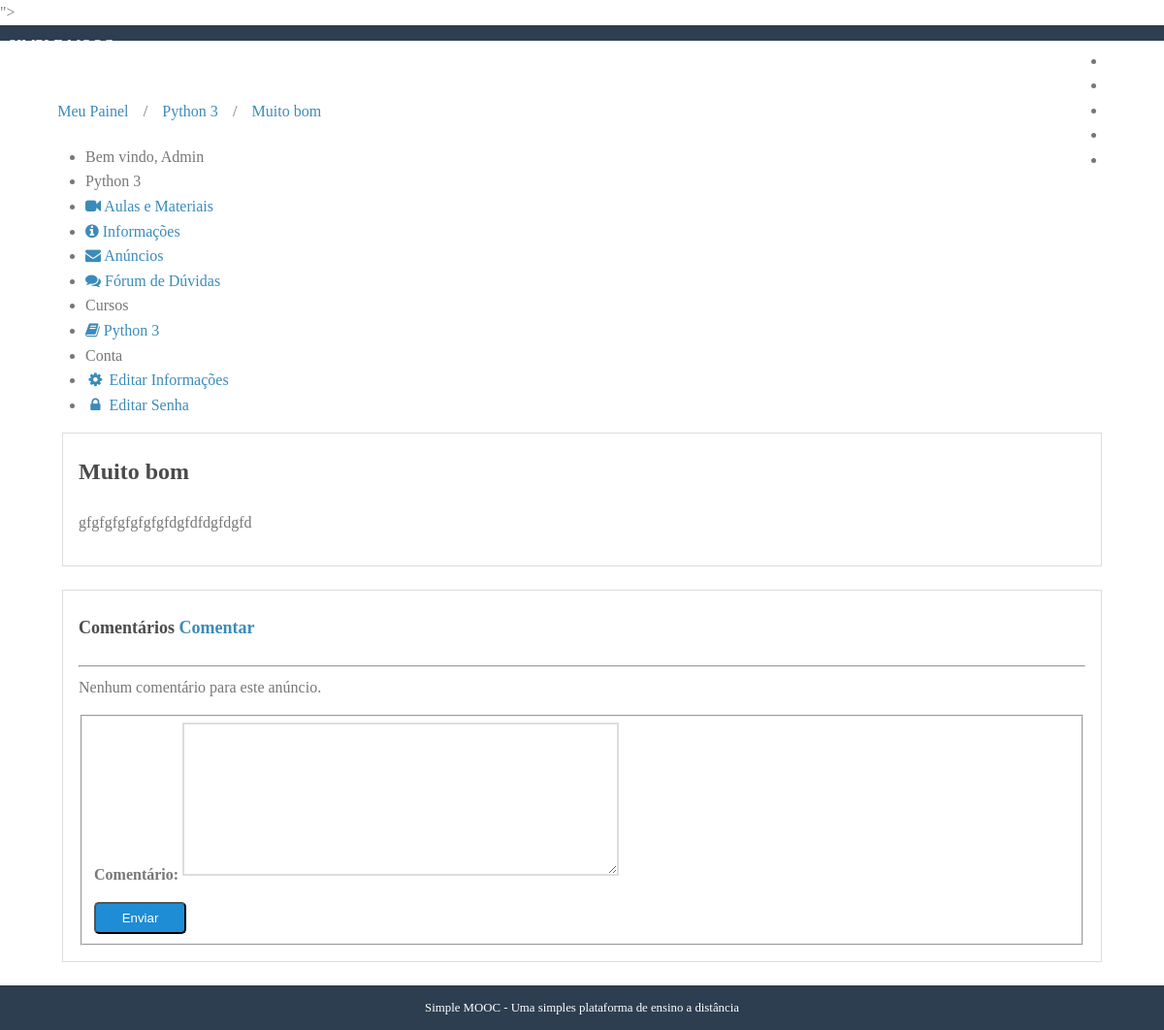
The page /cursos/show_anuncios/python-3/1 (signed in) on the database as committed earlier.
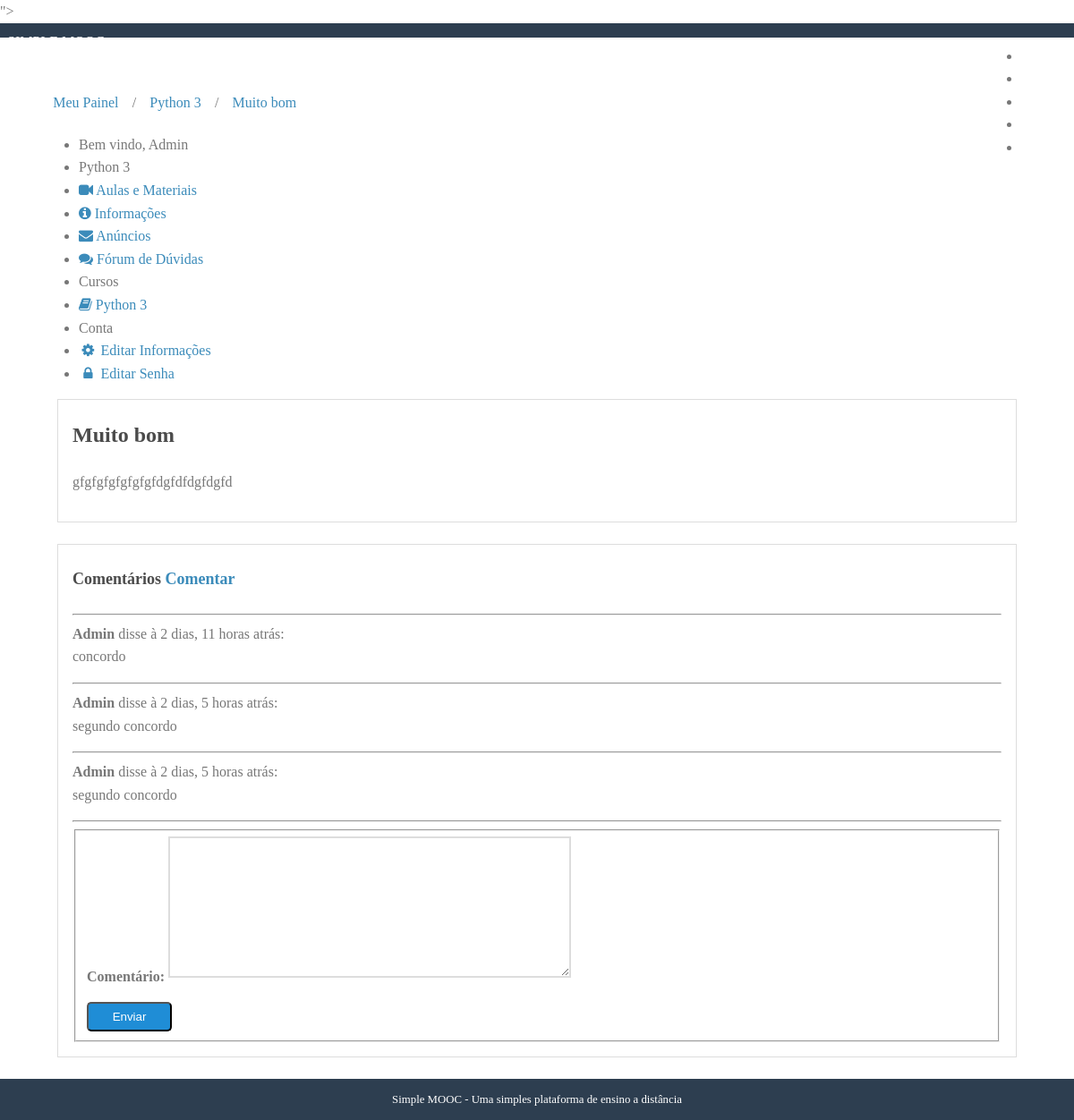
The same page on the database as committed later.
### courses/models.py (models this page shows, shortened)
class Course(models.Model):
    name = models.CharField('Nome: ', max_length=100)
    slug = models.SlugField('Chave: ')
    description = models.TextField('Descrição: ', blank=True)
    about = models.TextField('Sobre o Curso: ', blank=True)
    start_date = models.DateField(
        'Data de Início: ', null=True, blank=True)
    image = models.ImageField(
        upload_to='courses/images', verbose_name='Imagem',
        null=True, blank=True)
    created_at = models.DateTimeField(
        'Criado em: ', auto_now_add=True)
    updated_at = models.DateTimeField(
        'Atuazaliado em: ', auto_now=True)
    objects = CourseManager()
    def __str__(self):
        return self.name
    class Meta:
        verbose_name = 'Curso'
        verbose_name_plural = 'Cursos'
        ordering = ['name']

class Announcement(models.Model):
    course = models.ForeignKey(
        Course, verbose_name='Curso', related_name='announcements', on_delete=models.CASCADE
    )
    title = models.CharField('Título', max_length=100)
    content = models.TextField('Conteúdo')
    created_at = models.DateTimeField('Criado em', auto_now_add=True)
    updated_at = models.DateTimeField('Atualizado em', auto_now=True)
    def __str__(self):
        return self.title
    class Meta:
        verbose_name = 'Anúncio'
        verbose_name_plural = 'Anúncios'
        ordering = ['-created_at']

class Enrollment(models.Model):
    STATUS_CHOICES = (
        (0, 'Pendente'),
        (1, 'Aprovado'),
        (2, 'Cancelado'),
    )
    user = models.ForeignKey(
        settings.AUTH_USER_MODEL, verbose_name='Usuário', on_delete=models.CASCADE,
        related_name='enrollments'
    )
    course = models.ForeignKey(
        Course, verbose_name='Curso', related_name='enrollments', on_delete=models.CASCADE,
    )
    status = models.IntegerField(
        'Situação', choices=STATUS_CHOICES, default=1, blank=True
    )
    created_at = models.DateTimeField('Criado em', auto_now_add=True)
    updated_at = models.DateTimeField('Atualizado em', auto_now=True)
    class Meta:
        verbose_name = 'Inscrição'
        verbose_name_plural = 'Inscrições'
        unique_together = (('user', 'course'),)

class Comment(models.Model):
    announcement = models.ForeignKey(
        Announcement, verbose_name='Anúncio', related_name='comments', on_delete=models.CASCADE
    )
    user = models.ForeignKey(settings.AUTH_USER_MODEL, verbose_name='usuário', on_delete=models.CASCADE)
    comment = models.TextField('Comentário')
    created_at = models.DateTimeField('Criado em', auto_now_add=True)
    updated_at = models.DateTimeField('Atualizado em', auto_now=True)
    class Meta:
        verbose_name = 'Comentário'
        verbose_name_plural = 'Comentários'
        ordering = ['created_at']

### accounts/models.py (models this page shows, shortened)
class User(AbstractBaseUser, PermissionsMixin):
    username = models.CharField(
        'Nome de Usuário', max_length=30, unique=True,
        validators=[validators.RegexValidator(re.compile('^[\w.@+-]+$'),
            'O nome de usuário só pode conter letras, digitos ou os '
            'seguintes caracteres: @/./+/-/_', 'invalid')]
    )
    email = models.EmailField('E-mail', unique=True)
    name = models.CharField('Nome', max_length=100, blank=True)
    is_active = models.BooleanField('Está ativo?', blank=True, default=True)
    is_staff = models.BooleanField('É da equipe?', blank=True, default=False)
    date_joined = models.DateTimeField('Data de Entrada', auto_now_add=True)
    objects = UserManager()
    USERNAME_FIELD = 'username'
    REQUIRED_FIELDS = ['email']
    def __str__(self):
        return self.name or self.username
    class Meta:
        verbose_name = 'Usuário'
        verbose_name_plural = 'Usuários'

### courses/decorators.py (the view, shortened to what this page needs)
    def _wrapper(request, *args, **kwargs):
        slug = kwargs['slug']
        course = get_object_or_404(Course, slug=slug)
        has_permission = request.user.is_staff
        if not has_permission:
            messages.error(request, message)
            return redirect('accounts_dashboard')
        request.course = course
        return view_func(request, *args, **kwargs)

### courses/forms.py
class CommentForm(forms.ModelForm):
    class Meta:
        model = Comment
        fields = ['comment']

### courses/templatetags/courses_tags.py (called while the page is built)
@register.simple_tag
def load_my_courses(user):
    return Enrollment.objects.filter(user=user)

### courses/views.py (called while the page is built, shortened)
@login_required
@enrollment_required
def show_announcement(request, slug, pk):
    course = request.course
    announcement = get_object_or_404(course.announcements.all(), pk=pk)
    form = CommentForm(request.POST or None)
    template = 'courses/show_announcement.html'
    context = {
        'course': course,
        'announcement': announcement,
        'form': form,
    }
    return render(request, template, context)

### courses/templates/courses/show_announcement.html (shortened to what this page needs)
{% extends "courses/course_dashboard.html" %}
{% block breadcrumb %}
    {{ block.super }}
    <li>/</li>
    <li><a href="{% url 'courses_show_announcement' course.slug announcement.pk %}">
        {{ announcement }}</a></li>
{% endblock %}
{% block dashboard_content %}
    <div class="well">
        <h2>{{ announcement.title }}</h2>
        {{ announcement.content|linebreaks }}
    </div>
    <div class="well">
        <h4 id="comments">Comentários
        <a class="fright" href="#add_comment">Comentar</a></h4>
        <hr />
        {% for comment in announcement.comments.all %}
        <p>
            <strong>{{ comment.user }}</strong> disse à {{ comment.created_at|timesince }} atrás: <br />
            {{ comment.comment|linebreaksbr }}
        </p>
        <hr>
        {% empty %}
        <p>
            Nenhum comentário para este anúncio.
        </p>
        {% endfor %}
        <form method="post" class="pure-form pure-form-stacked" id="add_comment">
            <fieldset>
                {% for field in form %}
                <div class="pure-control-group">
                    {{ field.label_tag }}
                    {{ field }}
                </div>
                {% endfor %}
                <div class="pure-controls">
                    <button type="submit" class="pure-button pure-button-primary">Enviar</button>
                </div>
            </fieldset>
        </form>
    </div>
{% endblock %}

### courses/templates/courses/course_dashboard.html
{% extends "accounts/dashboard.html" %}
{% block breadcrumb %}
    {{ block.super }}
    <li>/</li>
    <li><a href="{% url 'courses_announcements' course.slug %}">{{ course }}</a></li>
{% endblock %}
{% block menu_options %}
<li class="pure-menu-heading">
    {{ course }}
</li>
<li>
    <a href="{% url 'courses_lessons' course.slug %}">
        <i class="fa fa-video-camera"></i>
        Aulas e Materiais
    </a>
</li>
<li>
    <a href="#">
        <i class="fa fa-info-circle"></i>
        Informações
    </a>
</li>
<li>
    <a href="{% url 'courses_announcements' course.slug %}">
        <i class="fa fa-envelope"></i>
        Anúncios
    </a>
</li>
<li>
    <a href="#">
        <i class="fa fa-comments"></i>
        Fórum de Dúvidas
    </a>
</li>
{{ block.super }}
{% endblock %}

### accounts/templates/accounts/dashboard.html (shortened to what this page needs)
{% extends "base.html" %}
{% load courses_tags %}
{% block container %}
{% load_my_courses user as enrollments %}
<div class="pure-g-r content-ribbon">
    <div class="pure-u-1">
        <ul class="breadcrumb">
            {% block breadcrumb %}
            <li><a href="{% url 'accounts_dashboard' %}">Meu Painel</a></li>
            {% endblock %}
        </ul>
    </div>
    <div class="pure-u-1-3">
        <div class="pure-menu pure-menu-open">
            <ul>
                <li class="pure-menu-heading">
                    Bem vindo, {{ user }}
                </li>
                {% block menu_options %}
                <li class="pure-menu-heading">Cursos</li>
                {% for enrollment in enrollments %}
                <li>
                    <a href="{% url 'courses_announcements' enrollment.course.slug %}">
                    <i class="fa fa-book"></i>
                    {{ enrollment.course }}
                    </a>
                </li>
                {% empty %}
                <li>Nenhum curso encontrado</li>
                {% endfor %}
                <li class="pure-menu-heading">Conta</li>
                <li><a href="{% url 'accounts_edit' %}">
                    <i class="fa fa-cog fa-spin fa-1x fa-fw"></i>
                    Editar Informações</a></li>
                <li><a href="{% url 'accounts_edit_password' %}">
                     <i class="fa fa-lock fa-fw"></i>
                    Editar Senha</a></li>
                {% endblock %}
                </ul>
        </div>
    </div>
    <div class="pure-u-2-3">
        <div class="inner">
            {% block dashboard_content %}{% endblock %}
        </div>
    </div>
</div>
{% endblock %}

### core/templates/base.html (shortened to what this page needs)
<!doctype html>
{% load static %}
<html lang="pt">
<head>
    <link rel="stylesheet" href="http://yui.yahooapis.com/pure/0.3.0/pure-min.css">
    <link rel="stylesheet" href="{% static 'css/styles.css' %}" />
    <link rel="stylesheet" href="{% static 'font-awesome/css/font-awesome.css' %}" />
</head>
<body>
<div class="header">
        <div class="pure-menu pure-menu-open pure-menu-fixed pure-menu-horizontal">
            <a class="pure-menu-heading" href="{% url 'core_home' %}">SIMPLE MOOC</a>
            <ul>
                <li class="pure-menu-selected"><a href="{% url 'core_home' %}">Início</a></li>
                <li><a href="{% url 'courses_index' %}">Cursos</a></li>
                <li><a href="{% url 'core_contact' %}">Contato</a></li>
                {% if user.is_authenticated %}
                    <li><a href="{% url 'accounts_dashboard' %}">Painel</a></li>
                    <li><a href="{% url 'accounts_logout' %}">Sair</a></li>
                {% else %}
                    <li><a href="{% url 'accounts_login' %}">Entrar</a></li>
                {% endif %}
            </ul>
      </div>
 </div>
 <div class="content">
 {% block container %}
 {% endblock %}
    <div class="footer">
        Simple MOOC - Uma simples plataforma de ensino a distância
    </div>
</div>
</body>
</html>

### core/static/css/styles.css (style rules this page uses)
* { -webkit-box-sizing: border-box; -moz-box-sizing: border-box; box-sizing: border-box; }
body { margin: 0 auto; line-height: 1.7em; }
a { color: #3b8bba; }
.content { padding-top: 2em; }
.header { margin: 0 0; }
.header .pure-menu { padding: 0.5em; background-color: #2d3e50; }
.header .pure-menu a { color: #fff; }
.header .pure-menu-heading { float: left; }
.header ul { float: right; }
.pure-menu.pure-menu-open.pure-menu-fixed { border-bottom: none; z-index: 4; }
.content .content-ribbon { margin: 1.5em 3em; }
.footer { background: #2d3e50; color: #fff; text-align: center; padding: 1em; font-size: 80%; }
.pure-form label { margin: 1em 0 0; font-weight: bold; font-size: 100%; }
.pure-form input[type], .pure-form textarea, .pure-form select { border: 2px solid #ddd; box-shadow: none; font-size: 100%; width: 100%; max-width: 350px; margin-bottom: 0.3em; }
.pure-form textarea { max-width: 450px; }
.pure-form .pure-control-group { margin-bottom: 1em; }
.pure-button-primary { background-color: #1f8dd6; color: white; padding: 0.5em 2em; border-radius: 5px; }
.inner { padding: 0em 1em; }
.inner p { margin-top: 0; }
ul.breadcrumb { padding: 0; }
ul.breadcrumb li { display: inline-block; }
ul.breadcrumb li a { display: inline-block; padding: 0.3em 0.7em; }
body { min-width: 320px; color: #777; line-height: 1.6; }
h1, h2, h3, h4, h5, h6 { font-weight: bold; color: rgb(75, 75, 75); }
h4 { font-size: 1.125em; }
a { color: #3b8bba; text-decoration: none; }
.well { border: 1px solid #ddd; padding: 0em 1em 1em 1em; margin-bottom: 1.5em; }

Rows that differ between the two databases and show on the page:
added Comment: user "Admin", created_at "2 dias, 11 horas", comment "concordo"
added Comment: user "Admin", created_at "2 dias, 5 horas", comment "segundo concordo"
added Comment: user "Admin", created_at "2 dias, 5 horas", comment "segundo concordo"
Other text that changed with them:
text no longer shown: "Nenhum comentário para este anúncio."
